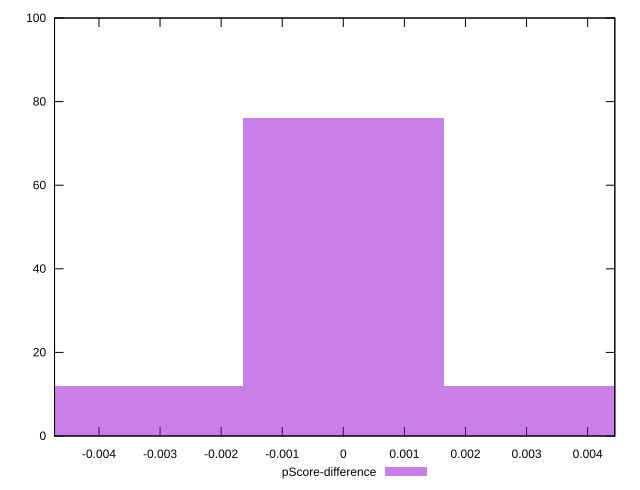

This figure's gnuplot source:
reset

$pScoreDifference <<EOF
0 76
0.003283574542636163 12
-0.003283574542636163 12
EOF

set key outside below
set boxwidth 0.003283574542636163
set xrange [-0.004727500279744445:0.004444999694824259]
set yrange [0:100]
set trange [0:100]
set style fill transparent solid 0.5 noborder
set terminal svg size 640, 490 enhanced background rgb 'white'
set output "report_00017_2021-02-10T15-08-03.406Z/uses-rel-preconnect/samples/pages+cached+noadtech/pScore-difference/histogram.svg"

plot $pScoreDifference title "pScore-difference" with boxes

reset
